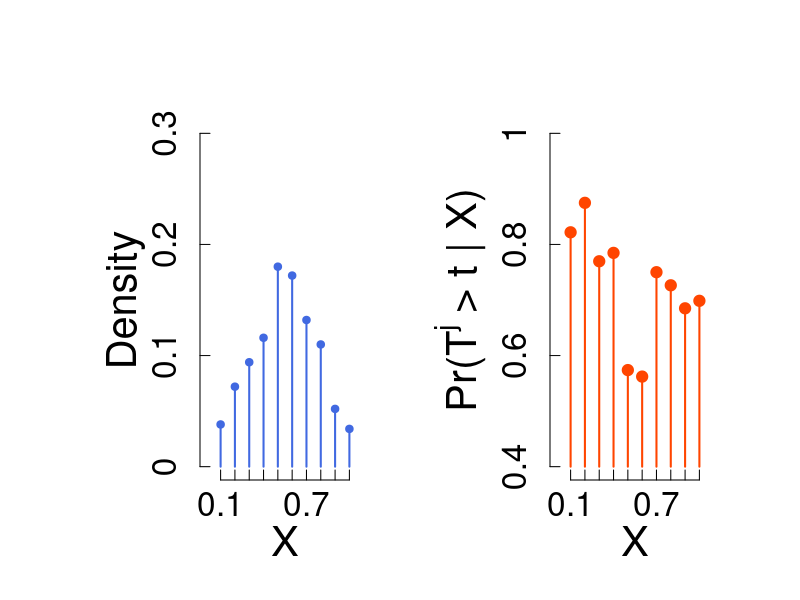
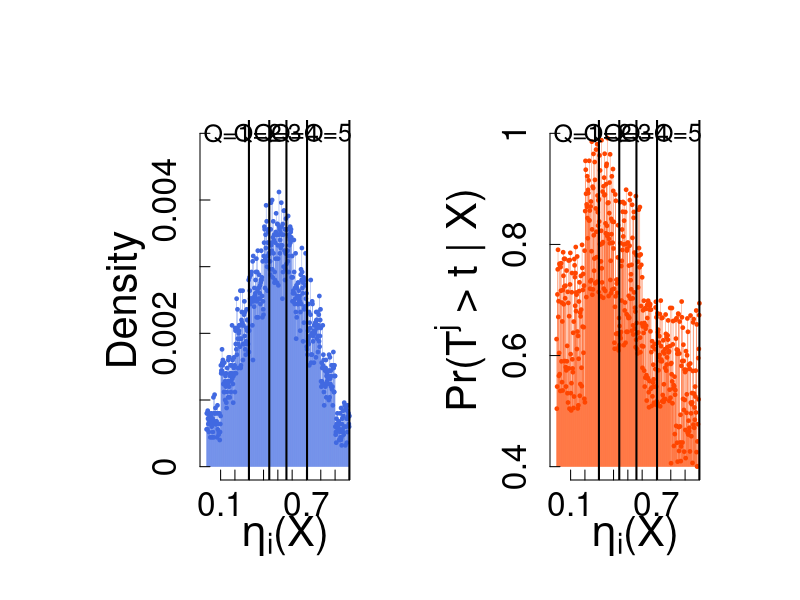

These charts were generated, in order, by the following R code:
set.seed(1234)
randoms = sample(1:100, 100)
time.list = seq(1, 30, 1)

prob = c(0.1, 0.2, 0.3, 0.4, 0.5, 0.5, 0.4, 0.3, 0.2, 0.1)
X = apply(rmultinom(500, 1, prob = prob), 2, function(x) which(x == 1)) / 10

### Figure 1 (a) (main manuscript)
pdf("Figure/diagram.pdf", width = 16, height = 8)
par(mfrow = c(1,2), cex.lab = 2.5, cex.axis = 2, 
    mar=c(4,8,3,1), tcl = 0.5, oma = c(2, 2, 3, 3), xpd = FALSE, cex.main = 2)
plot(seq(0.1, 1, 0.1), as.numeric(table(X))/500, bty = "n",
     xlab = "X", main = "", xaxt="n", ylab = "Density", yaxt = "n",
     xlim = c(0, 1.1), ylim = c(0, 0.3), cex = 1, pch  = 19, col = "royalblue")
probs = as.numeric(table(X))/500
for(q in 1:10){
  segments(x0 = 0.1*q, y0 = 0, x1 = 0.1*q, y1 = probs[q], col = "royalblue", lwd = 2)
}
axis(1, at = seq(0.1, 1, 0.1), label = seq(0.1, 1, 0.1))
axis(2, at = seq(0, 0.3, 0.1), label = seq(0, 0.3, 0.1))

dummy = runif(10, 0.5, 0.9)
plot(seq(0.1, 1, 0.1), dummy, bty = "n",
     xlab = "X", main = "", yaxt="n", ylab = expression(paste("Pr(", T^j, " > t | ", X, ")")), 
     ylim = c(0.4, 1), xlim = c(0, 1.1), cex = 1.5, pch = 19,  col = "orangered",
     xaxt = "n")
for(q in 1:10){
  segments(x0 = 0.1*q, y0 = 0.4, x1 = 0.1*q, y1 = dummy[q], col = "orangered", lwd = 2)
}
axis(1, at = seq(0.1, 1, 0.1), label = seq(0.1, 1, 0.1))
axis(2, at = seq(0.4, 1, 0.2), label = seq(0.4, 1, 0.2))

dev.off()


prob = c(0.1, 0.2, 0.3, 0.4, 0.5, 0.5, 0.4, 0.3, 0.2, 0.1) # scenario (ii)
prob = rep(prob, each = 50)
X = apply(rmultinom(500*50, 1, prob = prob), 2, function(x) which(x == 1)) / 500
dummy = c(runif(100, 0.5, 0.8), runif(100, 0.7, 1.0), runif(100, 0.6, 0.9),
          runif(100, 0.5, 0.7), runif(100, 0.4, 0.7))
cuts = c(as.numeric(quantile(X, seq(0.2, 1, 0.2))))

### Figure 1 (b) (main manuscript)
pdf("Figure/diagram_score.pdf", width = 16, height = 8)
par(mfrow = c(1,2), cex.lab = 2.5, cex.axis = 2, 
    mar=c(4,8,3,1), tcl = 0.5, oma = c(2, 2, 3, 3), xpd = FALSE, cex.main = 2)
plot(seq(1/500, 1, 1/500), as.numeric(table(X))/(500*50), bty = "n",
     xlab = expression(paste(eta[i], "(X)")), main = "", xaxt="n", ylab = "Density", yaxt = "n",
     xlim = c(0, 1.1), ylim = c(0, 0.005), cex = 0.5, pch  = 19, col = "royalblue")
probs = as.numeric(table(X))/(500*50)
for(q in 1:500){
  segments(x0 = (1/500)*q, y0 = 0, x1 = ((1/500))*q, y1 = probs[q], col = "royalblue", lwd = 0.3)
}
axis(1, at = seq(0.1, 1, 0.1), label = seq(0.1, 1, 0.1))
axis(2, at = seq(0, 0.005, 0.001), label = seq(0, 0.005, 0.001))
abline(v = cuts, lwd = 2, col = "black")
text(x = cuts[1]/2, y = 0.005, "Q=1", cex = 1.5)
text(x = 0.36, y = 0.005, "Q=2", cex = 1.5)
text(x = 0.5, y = 0.005, "Q=3", cex = 1.5)
text(x = 0.62, y = 0.005, "Q=4", cex = 1.5)
text(x = 0.85, y = 0.005, "Q=5", cex = 1.5)

plot(seq(1/500, 1, 1/500), dummy, bty = "n",
     xlab = expression(paste(eta[i], "(X)")), main = "", yaxt="n", ylab = expression(paste("Pr(", T^j, " > t | ", X, ")")), 
     ylim = c(0.4, 1), xlim = c(0, 1.1), cex = 0.5, pch = 19,  col = "orangered",
     xaxt = "n")
for(q in 1:500){
  segments(x0 = (1/500)*q, y0 = 0.4, x1 = (1/500)*q, y1 = dummy[q], col = "orangered", lwd = 0.3)
}
axis(1, at = seq(0.1, 1, 0.1), label = seq(0.1, 1, 0.1))
axis(2, at = seq(0.4, 1, 0.2), label = seq(0.4, 1, 0.2))
abline(v = cuts, lwd = 2, col = "black")
text(x = cuts[1]/2, y = 1, "Q=1", cex = 1.5)
text(x = 0.36, y = 1, "Q=2", cex = 1.5)
text(x = 0.5, y = 1, "Q=3", cex = 1.5)
text(x = 0.62, y = 1, "Q=4", cex = 1.5)
text(x = 0.85, y = 1, "Q=5", cex = 1.5)

dev.off()